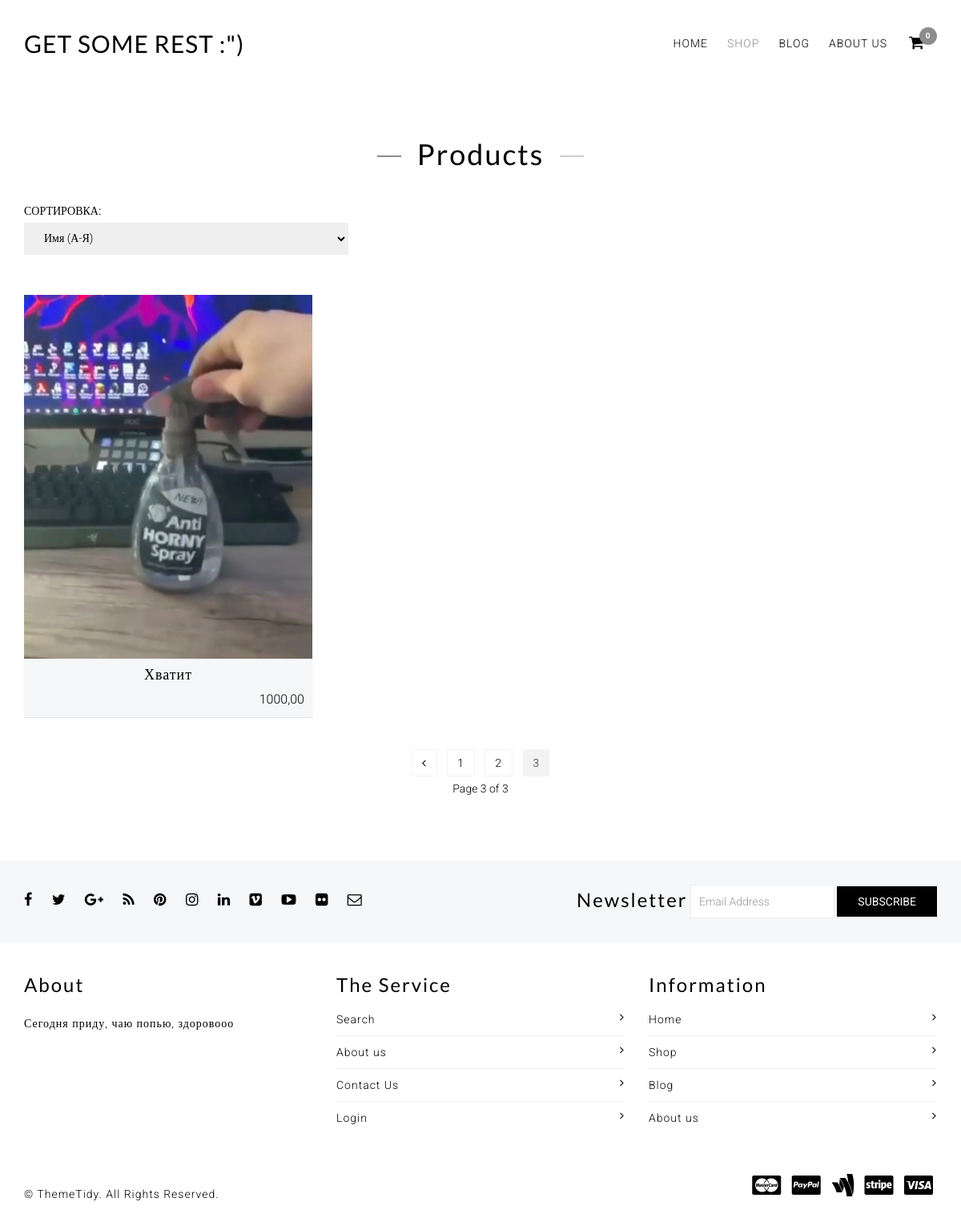
The page /collection.html?page=3 on the database its author committed.
### shop/models.py (models this page shows, shortened)
class Product(models.Model):
    name = models.CharField(
        max_length=128,
        null=False,
        blank=False,
        verbose_name='название'
    )
    descr = models.CharField(
        max_length=4096,
        verbose_name='описание',
        null=True,
        blank=True
    )
    price = models.DecimalField(
        max_digits=6,
        decimal_places=2,
        verbose_name='цена',
        null=False,
        blank=False
    )
    image = models.ImageField(
        verbose_name='картинка',
        upload_to='products/',
        null=True,
        blank=True
    )
    slug = models.SlugField(
        verbose_name='URL',
        unique=True,
        null=False,
        blank=False
    )
    class Meta:
        verbose_name = 'товар'
        verbose_name_plural = 'товары'

### shop/views.py (the view)
# urls.py: path('collection.html', collection, name='collection'),
def collection(request):
    sort = request.GET.get('sort_by', 'name')  # получаем параметр запроса "sort"
    if sort == 'name':
        products = Product.objects.order_by('name')  # сортировка по имени товара
    elif sort == 'name_desc':
        products = Product.objects.order_by('-name')  # сортировка по имени товара в обратном порядке (от Я до А)
    elif sort == 'price':
        products = Product.objects.order_by('price')  # сортировка по возрастанию цены
    elif sort == 'price_desc':
        products = Product.objects.order_by('-price')  # сортировка по убыванию цены
    else:
        products = Product.objects.all()
    paginator = Paginator(products, 3)  # создаем пагинатор, отображающий 9 товаров на странице
    page_number = request.GET.get('page')
    if not page_number:
        page_number = 1
    page_obj = paginator.get_page(page_number)
    context = {'page_obj': page_obj, 'sort': sort}
    return render(request, 'collection.html', context)

### shop/templates/collection.html (shortened to what this page needs)
{% load static %}
<!DOCTYPE html>
 <html class="no-js">
<head>
    <link href="{% static 'assets/bootstrap.min.css' %}" rel="stylesheet" type="text/css" media="all" />
    <link href="{% static 'assets/paira.css' %}" rel="stylesheet" type="text/css" media="all" />
    <link href="{% static 'assets/paira-typography.css' %}" rel="stylesheet" type="text/css" media="all" />
    <link href="{% static 'assets/paira-responsive.css' %}" rel="stylesheet" type="text/css" media="all" />
    <link href="{% static 'assets/font-awesome.min.css' %}" rel="stylesheet" type="text/css" media="all" />
</head>
<body>
<div class="paira-container">
    <header>
        <section class="header-top">
            <div class="container">
                <div class="row">
                    <div class="col-md-12 col-sm-12 col-xs-12">
                        <nav class="navbar navbar-default paira-mega-menu mega-menu">
                            <div class="logo-text pull-left text-uppercase">
                                <h2 class="margin-bottom-20"><a href="index.html">Get some rest :")</a></h2>
                            </div>
                            <ul class="list-inline pull-right margin-clear add-cart">
                                <li class="dropdown cart-menu-body paira-cart-menu-body">
                                    <a href="cart.html"><i class="fa fa-shopping-cart"></i> <span class="badge paira-cart-item-count">0</span></a>
                                </li>
                            </ul>
                            <div id="navbar-collapse" class="navbar-collapse collapse pull-right">
                                <ul class="nav navbar-nav">
                                    <li class="">
                                        <a href="index.html">Home</a>
                                    </li>
                                    <li class="active">
                                        <a href="collection.html">Shop</a>
                                    </li>
                                    <li class="">
                                        <a href="blog.html">Blog</a>
                                    </li>
                                    <li class="">
                                        <a href="about-us.html">About us</a>
                                    </li>
                                </ul>
                            </div>
                        </nav>
                    </div>
                </div>
            </div>
        </section>
    </header>
    <main class="collection-page">
        <section class="collection-content paira-gap-2">
            <div class="container">
                <div class="row">
                    <div class="col-md-12 col-sm-12 col-xs-12 paira-gap-1 text-center">
                        <div class="paira-collection-content">
                            {% block content %}
                            <h1 class="page-header">Products</h1>
                            <div class="row hidden-xs">
                                <div class="col-md-6 col-sm-6 col-xs-6 margin-bottom-20 text-left">
                                    <div class="form-group margin-clear">
                                        <label class="margin-right-10">Сортировка: </label>
                                        <form method="get" action="">
                                        <select class="sort-by paira-sort-by" name="sort" onchange="this.form.submit()">
                                            <option value="name" {% if request.GET.sort == 'name' %}selected{% endif %}>Имя (А-Я)</option>
                                        </select>
                                    </form>
                                    </div>
                                </div>
                            </div>
                            <div class="row paira-grid-view">
                                {% for product in page_obj %}
                                <div class="col-md-4 col-sm-6 col-xs-12">
                                    <div class="paira-product product margin-top-30">
                                        <a href="{% url 'single_product' %}?slug={{ product.slug }}">
                                            <img src="{{ product.image.url }}" alt="{{ product.name }}" class="paira-product-image img-responsive center-block">
                                        </a>
                                        <div class="margin-left-10 margin-right-10 product-title-price">
                                            <h4 class="margin-top-10"><a href="{% url 'single_product' %}?slug={{ product.slug }}" class="paira-product-title">{{ product.name }}</a></h4>
                                            <div class="pull-right padding-bottom-10 font-size-16"><span class="money">{{ product.price }}</span></div>
                                        </div>
                                    </div>
                                </div>
                                {% endfor %}
                            </div>
                            <div class="row paira-gap-3">
                                <div class="col-md-12 col-sm-12 col-xs-12">
                                    <ul class="list-inline pagination margin-clear">
                                        {% if page_obj.has_previous %}
                                    <li><a class="pagination-link" href="?page={{ page_obj.previous_page_number }}{% if request.GET.sort_by %}&sort_by={{ request.GET.sort_by }}{% endif %}"><i class=" fa fa-angle-left"></i></a></li>
                                {% endif %}
                                {% for num in page_obj.paginator.page_range %}
                                    {% if page_obj.number == num %}
                                    <li class="active font-bold"><span class="pagination-link current-page">{{ num }}</span></li>
                                    {% elif num > page_obj.number|add:'-3' and num < page_obj.number|add:'3' %}
                                    <li><a class="pagination-link" href="?page={{ num }}{% if request.GET.sort_by %}&sort_by={{ request.GET.sort_by }}{% endif %}">{{ num }}</a></li>
                                    {% endif %}
                                {% endfor %}
                                    </ul>
                                </div>
                                <span class="page-info">Page {{ page_obj.number }} of {{ page_obj.paginator.num_pages }}</span>
                            </div>
                            {% endblock %}
                        </div>
                    </div>
                </div>
            </div>
        </section>
    </main>
    <footer>
        <section class="footer-top">
            <div class="container">
                <div class="row">
                    <div class="col-md-6 col-sm-12 col-xs-12">
                        <ul class="list-inline margin-top-30 margin-bottom-30">
                            <li class="margin-top-10" data-toggle="tooltip" data-placement="top" title="Facebook">
                                <a href="https://www.facebook.com/themetidy" target="_blank">
                                    <i class="fa fa-facebook"></i>
                                </a>
                            </li>
                            <li class="margin-top-10" data-toggle="tooltip" data-placement="top" title="Twitter">
                                <a href="https://twitter.com/themetidy" target="_blank">
                                    <i class="fa fa-twitter"></i>
                                </a>
                            </li>
                            <li class="margin-top-10" data-toggle="tooltip" data-placement="top" title="Google Plus">
                                <a href="http://www.themetidy.com/" target="_blank">
                                    <i class="fa fa-google-plus"></i>
                                </a>
                            </li>
                            <li class="margin-top-10" data-toggle="tooltip" data-placement="top" title="Rss">
                                <a href="http://www.themetidy.com/" target="_blank">
                                    <i class="fa fa-rss"></i>
                                </a>
                            </li>
                            <li class="margin-top-10" data-toggle="tooltip" data-placement="top" title="Pinterest">
                                <a href="https://www.pinterest.com/themetidy" target="_blank">
                                    <i class="fa fa-pinterest"></i>
                                </a>
                            </li>
                            <li class="margin-top-10" data-toggle="tooltip" data-placement="top" title="Instagram">
                                <a href="https://instagram.com/themetidy" target="_blank">
                                    <i class="fa fa-instagram"></i>
                                </a>
                            </li>
                            <li class="margin-top-10" data-toggle="tooltip" data-placement="top" title="LinkedIn">
                                <a href="https://www.linkedin.com/company/themetidy" target="_blank">
                                    <i class="fa fa-linkedin"></i>
                                </a>
                            </li>
                            <li class="margin-top-10" data-toggle="tooltip" data-placement="top" title="Vimeo">
                                <a href="http://www.themetidy.com/" target="_blank">
                                    <i class="fa fa-vimeo-square"></i>
                                </a>
                            </li>
                            <li class="margin-top-10" data-toggle="tooltip" data-placement="top" title="Youtube">
                                <a href="https://www.youtube.com/user/themetidy" target="_blank">
                                    <i class="fa fa-youtube-play"></i>
                                </a>
                            </li>
                            <li class="margin-top-10" data-toggle="tooltip" data-placement="top" title="Flickr">
                                <a href="https://www.flickr.com/photos/themetidy" target="_blank">
                                    <i class="fa fa-flickr"></i>
                                </a>
                            </li>
                            <li class="margin-top-10" data-toggle="tooltip" data-placement="top" title="Contact Us">
                                <a href="mailto:support@themetidy.com" target="_blank"><i class="fa fa-envelope-o"></i></a>
                            </li>
                        </ul>
                    </div>
                    <div class="col-md-6 col-sm-12 col-xs-12 newsletter">
                        <form class="form-inline pull-right margin-top-30 margin-bottom-30" action="http://eepurl.com/b-0yt9" method="post" target="_blank" novalidate="" name="mc-embedded-subscribe-form" id="mc-embedded-subscribe-form">
                            <div class="form-group">
                                <label for="newsletter-email"><h3 class="margin-clear padding-clear pull-left">Newsletter</h3></label>
                                <input type="email" class="form-control" name="newsletter-email" id="newsletter-email" placeholder="Email Address" required>
                            </div>
                            <button type="submit" class="btn btn-default">Subscribe</button>
                        </form>
                    </div>
                </div>
            </div>
        </section>
        <section class="footer-middle paira-gap-4">
            <div class="container">
                <div class="row">
                    <div class="col-md-4 col-sm-12 col-xs-12">
                        <h3 class="paira-gap-3 margin-clear margin-bottom-20">About</h3>
                        <p>Сегодня приду, чаю попью, здоровооо</p>
                    </div>
                    <div class="col-md-4 col-sm-12 col-xs-12">
                        <h3 class="paira-gap-3 margin-clear margin-bottom-20">The Service</h3>
                        <ul class="list-unstyled footer-list-style">
                            <li><a href="search.html">Search <i class="fa fa-angle-right"></i></a></li>
                            <li><a href="about-us.html">About us <i class="fa fa-angle-right"></i></a></li>
                            <li><a href="contact-us.html">Contact Us <i class="fa fa-angle-right"></i></a></li>
                            <li><a href="login.html">Login <i class="fa fa-angle-right"></i></a></li>
                        </ul>
                    </div>
                    <div class="col-md-4 col-sm-12 col-xs-12">
                        <h3 class="paira-gap-3 margin-clear margin-bottom-20">Information</h3>
                        <ul class="list-unstyled footer-list-style">
                            <li><a href="index.html">Home <i class="fa fa-angle-right"></i></a></li>
                            <li><a href="collection.html">Shop <i class="fa fa-angle-right"></i></a></li>
                            <li><a href="blog.html">Blog <i class="fa fa-angle-right"></i></a></li>
                            <li><a href="about-us.html">About us <i class="fa fa-angle-right"></i></a></li>
                        </ul>
                    </div>
                </div>
            </div>
        </section>
        <section class="footer-bottom">
            <div class="container">
                <div class="row">
                    <div class="col-md-12 col-sm-12 col-xs-12">
                        <p class="pull-left margin-top-30 margin-bottom-20">&copy; <a href="http://www.themetidy.com/" target="_blank">ThemeTidy</a>. All Rights Reserved.</p>
                        <ul class="pull-right list-inline margin-top-20 margin-bottom-20">
                            <li><i class="fa fa-cc-mastercard fa-2x" aria-hidden="true"></i></li>
                            <li><i class="fa fa-cc-paypal fa-2x" aria-hidden="true"></i></li>
                            <li><i class="fa fa-google-wallet fa-2x" aria-hidden="true"></i></li>
                            <li><i class="fa fa-cc-stripe fa-2x" aria-hidden="true"></i></li>
                            <li><i class="fa fa-cc-visa fa-2x" aria-hidden="true"></i></li>
                        </ul>
                    </div>
                </div>
            </div>
        </section>
    </footer>
</div>
</body>
</html>

### rows shown on the page
Product: image (picture), name "Хватит", price "1000,00"

### other values the page prints
{{ num }} "1" "2"
{{ num }} "3"
{{ page_obj.number }} "3"
{{ page_obj.paginator.num_pages }} "3"
